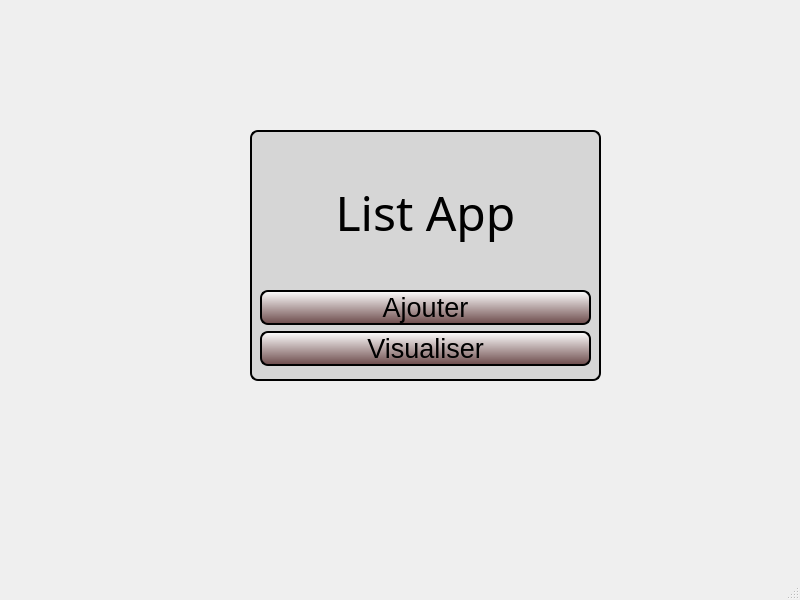
<?xml version="1.0" encoding="UTF-8"?>
<ui version="4.0">
 <class>ListApp</class>
 <widget class="QMainWindow" name="ListApp">
  <property name="windowModality">
   <enum>Qt::ApplicationModal</enum>
  </property>
  <property name="geometry">
   <rect>
    <x>0</x>
    <y>0</y>
    <width>800</width>
    <height>600</height>
   </rect>
  </property>
  <property name="minimumSize">
   <size>
    <width>600</width>
    <height>400</height>
   </size>
  </property>
  <property name="maximumSize">
   <size>
    <width>1920</width>
    <height>1080</height>
   </size>
  </property>
  <property name="baseSize">
   <size>
    <width>800</width>
    <height>600</height>
   </size>
  </property>
  <property name="windowTitle">
   <string>ListApp</string>
  </property>
  <property name="animated">
   <bool>true</bool>
  </property>
  <property name="documentMode">
   <bool>false</bool>
  </property>
  <property name="tabShape">
   <enum>QTabWidget::Rounded</enum>
  </property>
  <widget class="QWidget" name="centralwidget">
   <property name="enabled">
    <bool>true</bool>
   </property>
   <property name="autoFillBackground">
    <bool>true</bool>
   </property>
   <widget class="QStackedWidget" name="stackedWidget">
    <property name="geometry">
     <rect>
      <x>0</x>
      <y>0</y>
      <width>800</width>
      <height>600</height>
     </rect>
    </property>
    <property name="minimumSize">
     <size>
      <width>800</width>
      <height>600</height>
     </size>
    </property>
    <property name="styleSheet">
     <string notr="true">.QPushButton{
border: 2px solid blac;
border-radius: 8px;
background-color: qlineargradient(spread:pad, x1:0.542, y1:1, x2:0.543, y2:0, stop:0 rgba(108, 74, 74, 255), stop:1 rgba(255, 255, 255, 255));
}

.QPushButton:hover{
background-color:rgb(127, 96, 99);
color:white;
border: 2px solid black;
}

QWidget#acceuilWidget{
background-color:rgb(214, 214, 214);
border: 2px solid black;
border-radius: 8px;
}</string>
    </property>
    <widget class="QWidget" name="accueilPage">
     <widget class="QWidget" name="acceuilWidget" native="true">
      <property name="geometry">
       <rect>
        <x>250</x>
        <y>130</y>
        <width>351</width>
        <height>251</height>
       </rect>
      </property>
      <widget class="QWidget" name="verticalLayoutWidget">
       <property name="geometry">
        <rect>
         <x>0</x>
         <y>0</y>
         <width>351</width>
         <height>251</height>
        </rect>
       </property>
       <layout class="QVBoxLayout" name="accueilLayout">
        <property name="leftMargin">
         <number>10</number>
        </property>
        <property name="topMargin">
         <number>10</number>
        </property>
        <property name="rightMargin">
         <number>10</number>
        </property>
        <property name="bottomMargin">
         <number>15</number>
        </property>
        <item>
         <widget class="QLabel" name="accueilLabel">
          <property name="font">
           <font>
            <family>Suruma</family>
            <pointsize>36</pointsize>
           </font>
          </property>
          <property name="text">
           <string>List App</string>
          </property>
          <property name="alignment">
           <set>Qt::AlignCenter</set>
          </property>
         </widget>
        </item>
        <item>
         <widget class="QPushButton" name="aJouterBouton">
          <property name="font">
           <font>
            <pointsize>20</pointsize>
           </font>
          </property>
          <property name="text">
           <string>Ajouter</string>
          </property>
         </widget>
        </item>
        <item>
         <widget class="QPushButton" name="visualiserBouton">
          <property name="font">
           <font>
            <pointsize>20</pointsize>
           </font>
          </property>
          <property name="text">
           <string>Visualiser</string>
          </property>
         </widget>
        </item>
       </layout>
      </widget>
     </widget>
    </widget>
    <widget class="QWidget" name="visualiserPage">
     <widget class="QScrollArea" name="logsScroll">
      <property name="geometry">
       <rect>
        <x>100</x>
        <y>30</y>
        <width>611</width>
        <height>451</height>
       </rect>
      </property>
      <property name="autoFillBackground">
       <bool>true</bool>
      </property>
      <property name="widgetResizable">
       <bool>true</bool>
      </property>
      <widget class="QWidget" name="logsScrollContents">
       <property name="geometry">
        <rect>
         <x>0</x>
         <y>0</y>
         <width>609</width>
         <height>449</height>
        </rect>
       </property>
       <widget class="QTextEdit" name="logsContent">
        <property name="geometry">
         <rect>
          <x>0</x>
          <y>40</y>
          <width>611</width>
          <height>381</height>
         </rect>
        </property>
        <property name="undoRedoEnabled">
         <bool>false</bool>
        </property>
        <property name="readOnly">
         <bool>true</bool>
        </property>
       </widget>
       <widget class="QWidget" name="horizontalLayoutWidget">
        <property name="geometry">
         <rect>
          <x>0</x>
          <y>-1</y>
          <width>391</width>
          <height>31</height>
         </rect>
        </property>
        <layout class="QHBoxLayout" name="logsHeaderLayout">
         <item>
          <widget class="QLabel" name="headerId">
           <property name="text">
            <string>ID</string>
           </property>
          </widget>
         </item>
         <item>
          <widget class="QLabel" name="headerNom">
           <property name="text">
            <string>Nom</string>
           </property>
          </widget>
         </item>
         <item>
          <widget class="QLabel" name="headerPrenom">
           <property name="text">
            <string>Prenom</string>
           </property>
          </widget>
         </item>
         <item>
          <widget class="QLabel" name="headerAge">
           <property name="text">
            <string>Age</string>
           </property>
          </widget>
         </item>
        </layout>
       </widget>
      </widget>
     </widget>
     <widget class="QPushButton" name="RetourBouton">
      <property name="geometry">
       <rect>
        <x>620</x>
        <y>502</y>
        <width>121</width>
        <height>41</height>
       </rect>
      </property>
      <property name="text">
       <string>Retour</string>
      </property>
     </widget>
    </widget>
    <widget class="QWidget" name="ajouterPage">
     <property name="styleSheet">
      <string notr="true">.QLineEdit{
margin-right: 20px;
margin-left: 20px;
border:none;
border-right: 2px solid black;
border-bottom: 2px solid black;
height:20px
}

.QSpinBox{
margin-right: 20px;
margin-left: 20px;
border:none;
border-right: 2px solid black;
border-bottom: 2px solid black;
}


.QTextEdit:clicked {
background-color:rgb(241, 241, 241);
border-right:2px solid green;
border-bottom:2px solid green;
}

.QLabel#ajouterLabel{
text-decoration:underline;
}

.QLabel#errorNom, .QLabel#errorAge, .QLabel#errorPrenom{
color:red;
}</string>
     </property>
     <widget class="QPushButton" name="RetourBoutonAjout">
      <property name="geometry">
       <rect>
        <x>650</x>
        <y>480</y>
        <width>121</width>
        <height>41</height>
       </rect>
      </property>
      <property name="text">
       <string>Retour</string>
      </property>
     </widget>
     <widget class="QWidget" name="verticalLayoutWidget_2">
      <property name="geometry">
       <rect>
        <x>200</x>
        <y>100</y>
        <width>441</width>
        <height>360</height>
       </rect>
      </property>
      <layout class="QVBoxLayout" name="ajouterLayout">
       <property name="spacing">
        <number>20</number>
       </property>
       <item alignment="Qt::AlignHCenter|Qt::AlignVCenter">
        <widget class="QLabel" name="ajouterLabel">
         <property name="enabled">
          <bool>true</bool>
         </property>
         <property name="font">
          <font>
           <pointsize>22</pointsize>
           <underline>true</underline>
          </font>
         </property>
         <property name="text">
          <string>Ajouter une Nouvelle Entrée</string>
         </property>
        </widget>
       </item>
       <item>
        <layout class="QFormLayout" name="ajouterForm">
         <item row="0" column="0">
          <widget class="QLabel" name="nomLabel">
           <property name="text">
            <string>Nom:</string>
           </property>
          </widget>
         </item>
         <item row="0" column="1">
          <widget class="QLineEdit" name="nomText">
           <property name="minimumSize">
            <size>
             <width>0</width>
             <height>22</height>
            </size>
           </property>
          </widget>
         </item>
         <item row="1" column="1">
          <widget class="QLabel" name="errorNom">
           <property name="minimumSize">
            <size>
             <width>0</width>
             <height>29</height>
            </size>
           </property>
           <property name="text">
            <string>Nom invalide</string>
           </property>
          </widget>
         </item>
         <item row="2" column="0">
          <widget class="QLabel" name="prenomLabel">
           <property name="text">
            <string>Prenom: </string>
           </property>
          </widget>
         </item>
         <item row="2" column="1">
          <widget class="QLineEdit" name="prenomText">
           <property name="minimumSize">
            <size>
             <width>0</width>
             <height>22</height>
            </size>
           </property>
          </widget>
         </item>
         <item row="3" column="1">
          <widget class="QLabel" name="errorPrenom">
           <property name="minimumSize">
            <size>
             <width>0</width>
             <height>29</height>
            </size>
           </property>
           <property name="text">
            <string>Prenom invalide</string>
           </property>
          </widget>
         </item>
         <item row="4" column="0">
          <widget class="QLabel" name="ageLabel">
           <property name="styleSheet">
            <string notr="true"/>
           </property>
           <property name="text">
            <string>Age: </string>
           </property>
          </widget>
         </item>
         <item row="4" column="1">
          <widget class="QLineEdit" name="ageText">
           <property name="minimumSize">
            <size>
             <width>0</width>
             <height>22</height>
            </size>
           </property>
          </widget>
         </item>
         <item row="5" column="1">
          <widget class="QLabel" name="errorAge">
           <property name="minimumSize">
            <size>
             <width>0</width>
             <height>29</height>
            </size>
           </property>
           <property name="text">
            <string>Age invalide</string>
           </property>
          </widget>
         </item>
        </layout>
       </item>
       <item alignment="Qt::AlignHCenter">
        <widget class="QPushButton" name="validerBouton">
         <property name="minimumSize">
          <size>
           <width>200</width>
           <height>40</height>
          </size>
         </property>
         <property name="styleSheet">
          <string notr="true"/>
         </property>
         <property name="text">
          <string>Valider</string>
         </property>
        </widget>
       </item>
      </layout>
     </widget>
     <widget class="QWidget" name="errorWidget" native="true">
      <property name="geometry">
       <rect>
        <x>640</x>
        <y>220</y>
        <width>171</width>
        <height>80</height>
       </rect>
      </property>
      <widget class="QWidget" name="verticalLayoutWidget_3">
       <property name="geometry">
        <rect>
         <x>0</x>
         <y>0</y>
         <width>160</width>
         <height>71</height>
        </rect>
       </property>
       <layout class="QVBoxLayout" name="errorLayout">
        <property name="leftMargin">
         <number>10</number>
        </property>
       </layout>
      </widget>
     </widget>
    </widget>
   </widget>
  </widget>
  <widget class="QMenuBar" name="menubar">
   <property name="geometry">
    <rect>
     <x>0</x>
     <y>0</y>
     <width>800</width>
     <height>20</height>
    </rect>
   </property>
  </widget>
  <widget class="QStatusBar" name="statusbar"/>
 </widget>
 <resources/>
 <connections/>
</ui>
